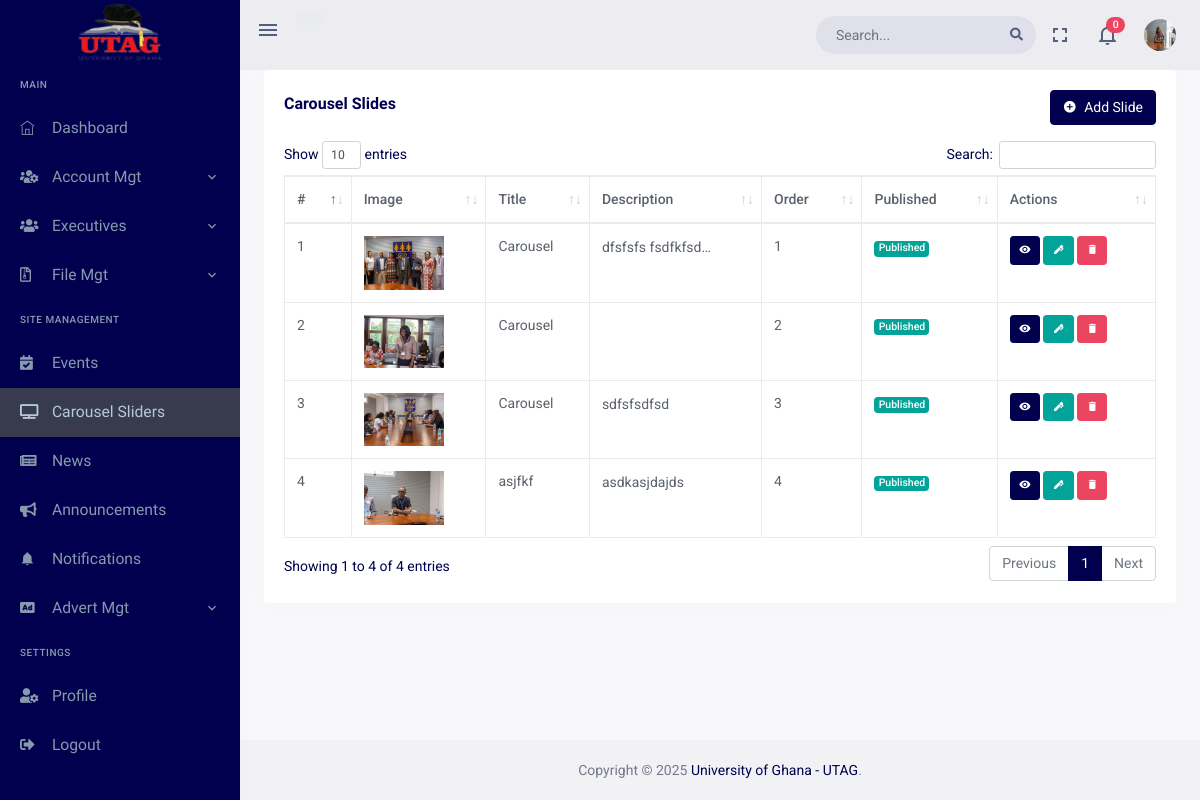
/dashboard/carousel/ (signed in), run on the app's committed database.
### accounts/models.py (models this page shows, shortened)
class User(AbstractBaseUser, PermissionsMixin):
    TITLE_CHOICES = (
        ('Prof.', 'Prof.'),
        ('Dr.', 'Dr.'),
        ('Mr.', 'Mr.'),
        ('Mrs.', 'Mrs.'),
    )
    GENDER_CHOICES = (
        ('Male', 'Male'),
        ('Female', 'Female')
    )
    EXECUTIVE_POSITION_CHOICES = (
        ('President', 'President'),
        ('Vice President', 'Vice President'),
        ('Secretary', 'Secretary'),
        ('Treasurer', 'Treasurer'),
        ('Committee Member', 'Committee Member'),
    )
    title = models.CharField(max_length=5, choices=TITLE_CHOICES)
    first_name = models.CharField(max_length=30)
    other_name = models.CharField(max_length=30, blank=True, null=True)
    last_name = models.CharField(max_length=30)
    gender = models.CharField(max_length=10, choices=GENDER_CHOICES)
    profile_pic = models.ImageField(upload_to='profile_pictures/', blank=True, null=True)
    email = models.EmailField(unique=True)
    email_sent = models.BooleanField(default=False)
    phone_number = models.CharField(max_length=15, blank=True, null=True)
    department = models.CharField(max_length=50, blank=True, null=True)
    created_from_dashboard = models.BooleanField(default=False)
    created_by = models.ForeignKey('self', on_delete=models.CASCADE, blank=True, null=True)
    is_bulk_creation = models.BooleanField(default=False)
    created_at = models.DateTimeField(auto_now_add=True)
    updated_at = models.DateTimeField(auto_now=True)
    is_staff = models.BooleanField(default=False)
    is_superuser = models.BooleanField(default=False)
    executive_image = models.ImageField(upload_to='executive_images/', blank=True, null=True)
    executive_position = models.CharField(max_length=30, choices=EXECUTIVE_POSITION_CHOICES, blank=True, null=True)
    fb_profile_url = models.URLField(blank=True, null=True)
    twitter_profile_url = models.URLField(blank=True, null=True)
    linkedin_profile_url = models.URLField(blank=True, null=True)
    date_appointed = models.DateField(null=True, blank=True)
    date_ended = models.DateField(null=True, blank=True)
    is_active_executive = models.BooleanField(default=False)
    objects = UserManager()
    USERNAME_FIELD = 'email'
    REQUIRED_FIELDS = ['title', 'first_name', 'last_name', 'gender']
    def get_full_name(self):
        if self.other_name:
            return f'{self.title} {self.first_name} {self.other_name} {self.last_name}'
        else:
            return f'{self.title} {self.first_name} {self.last_name}'
    def get_profile_pic_url(self):
        return self.profile_pic.url if self.profile_pic else '/static/dashboard/assets/images/users/profile.png'
    class Meta:
        permissions = [
        ('view_dashboard', 'Can view dashboard'),
        ('add_admin', 'Can add admin'),
        ('change_admin', 'Can change admin'),
        ('delete_admin', 'Can delete admin'),
        ('view_admin', 'Can view admin'),
        ('add_executive', 'Can add executive'),
        ('change_executive', 'Can change executive'),
        ('delete_executive', 'Can delete executive'),
        ('view_executive', 'Can view executive'),
        ('add_member', 'Can add member'),
        ('change_member', 'Can change member'),
        ('delete_member', 'Can delete member'),
        ('view_member', 'Can view member'),
        ]

### dashboard/models.py (models this page shows, shortened)
class CarouselSlide(models.Model):
    title = models.CharField(max_length=255, blank=True, null=True)
    description = models.TextField(blank=True, null=True)
    image = models.ImageField(upload_to='carousel_images/')
    order = models.PositiveIntegerField(default=0)
    is_published = models.BooleanField(default=False)
    class Meta:
        ordering = ['order']

### dashboard/views/carousel.py (the view)
# urls.py: path('carousel/', views.CarouselSlideListView.as_view(), name='carousel_slide_list'),
class CarouselSlideListView(View):
    template_name = 'dashboard_pages/carousel_slides.html'
    def get(self, request):
        slides = CarouselSlide.objects.all()
        notifications = Notification.objects.filter(user=request.user).order_by('-created_at')[:5]
        notification_count = Notification.objects.filter(user=request.user, status='UNREAD').count()
        context = {
            'carousel_slides': slides,
            'notification_count': notification_count,
            'notifications': notifications
        }
        return render(request, self.template_name, context)

### dashboard/templates/dashboard_pages/carousel_slides.html (shortened to what this page needs)
{% extends "base/dashboard_base.html" %}
{% load static %}
{% block content %}
<div class="page-content">
  <div class="container-fluid">
    <div class="row">
      <div class="col-12">
        <div class="card">
          <div class="card-body">
            <div class="row align-items-center">
              <div class="col-md-8">
                <h4 class="card-title">Carousel Slides</h4>
              </div>
              {% if perms.dashboard.add_carouselslide  %}
              <div class="col-md-4">
                <div class="float-end d-none d-md-block">
                  <a class="btn btn-primary" href="{% url 'dashboard:carousel_slide_create' %}">
                    <i class="mdi mdi-plus-circle me-1"></i> Add Slide
                  </a>
                </div>
              </div>
              {% endif %}
            </div>
            <div class="mt-3">
              <table id="datatable" class="table table-bordered dt-responsive nowrap" style="border-collapse: collapse; border-spacing: 0; width: 100%;">
                <thead>
                  <tr>
                    <th>#</th>
                    <th>Image</th>
                    <th>Title</th>
                    <th>Description</th>
                    <th>Order</th>
                    <th>Published</th>
                    <th>Actions</th>
                  </tr>
                </thead>
                <tbody>
                  {% for slide in carousel_slides %}
                  <tr>
                    <td>{{ forloop.counter }}</td>
                    <td>
                      <img src="{{ slide.image.url }}" alt="{{ slide.title }}" class="img-fluid" width="80" height="60">
                    </td>
                    <td>{{ slide.title }}</td>
                    <td>{{ slide.description|safe|truncatechars:20 }}</td>
                    <td>{{ slide.order }}</td>
                    <td>
                      {% if slide.is_published %}
                      <span class="badge bg-success">Published</span>
                      {% else %}
                      <span class="badge bg-warning">Draft</span>
                      {% endif %}
                    </td>
                    <td>
                      <a href="#" class="btn btn-primary btn-sm" data-bs-toggle="modal" data-bs-target="#slideModal_{{ slide.id }}" title="View">
                        <i class="mdi mdi-eye"></i>
                      </a>
                      {% if perms.dashboard.change_carouselslide  %}
                      <a href="{% url 'dashboard:carousel_slide_update' slide_id=slide.id %}" class="btn btn-success btn-sm" title="Edit">
                        <i class="mdi mdi-pen"></i>
                      </a>
                      {% endif %}
                      {% if perms.dashboard.delete_carouselslide  %}
                      <a href="{% url 'dashboard:carousel_slide_delete' slide_id=slide.id %}" class="btn btn-danger btn-sm" onclick="return confirm('Are you sure you want to delete this slide?');" title="Delete">
                        <i class="mdi mdi-delete"></i>
                      </a>
                      {% endif %}
                    </td>
                  </tr>
                  {% endfor %}
                </tbody>
              </table>
            </div>
          </div>
        </div>
      </div>
    </div>
  </div>
</div>
{% endblock content %}
{% block my_styles %}
 <link href="{% static 'dashboard/assets/libs/datatables.net-bs4/css/dataTables.bootstrap4.min.css' %}" rel="stylesheet" type="text/css">
 <link href="{% static 'dashboard/assets/libs/datatables.net-buttons-bs4/css/buttons.bootstrap4.min.css' %}" rel="stylesheet" type="text/css">
 <link href="{% static 'dashboard/assets/libs/datatables.net-responsive-bs4/css/responsive.bootstrap4.min.css' %}" rel="stylesheet" type="text/css">
{% endblock my_styles %}

### dashboard/templates/includes/dash_header.html (shortened to what this page needs)
{% load static %}
<header id="page-topbar">
    <div class="navbar-header">
        <div class="d-flex">
            <div class="navbar-brand-box">
                <a href="{% url 'website:index' %}" class="logo logo-light">
                    <span class="logo-lg">
                        <img src="{% static 'dashboard/assets/images/utag_ug.png' %}" alt="" height="80">
                    </span>
                </a>
            </div>
            <button type="button" class="btn btn-sm px-3 font-size-24 header-item waves-effect" id="vertical-menu-btn">
                <i class="mdi mdi-menu"></i>
            </button>
            <div class="d-none d-sm-block">
                <div class="pt-3 d-inline-block">
                    {% if user.is_authenticated %}
                    <p class="btn btn-secondary">
                    </p>
                    {% endif %}
                </div>
            </div>
        </div>
        <div class="d-flex">
            <form class="app-search d-none d-lg-block">
                <div class="position-relative">
                    <input type="text" class="form-control" placeholder="Search...">
                    <span class="fa fa-search"></span>
                </div>
            </form>
            <div class="dropdown d-none d-lg-inline-block">
                <button type="button" class="btn header-item noti-icon waves-effect" data-bs-toggle="fullscreen">
                    <i class="mdi mdi-fullscreen"></i>
                </button>
            </div>
            <div class="dropdown d-inline-block">
                <button type="button" class="btn header-item noti-icon waves-effect" id="page-header-notifications-dropdown" data-bs-toggle="dropdown" aria-haspopup="true" aria-expanded="false">
                    <i class="mdi mdi-bell-outline"></i>
                    <span class="badge bg-danger rounded-pill">{{ notification_count }}</span>
                </button>
            </div>
            <div class="dropdown d-inline-block">
                <button type="button" class="btn header-item waves-effect" id="page-header-user-dropdown" data-bs-toggle="dropdown" aria-haspopup="true" aria-expanded="false">
                    <img class="rounded-circle header-profile-user" src="{% if request.user.profile_pic %} {{ request.user.get_profile_pic_url }} {% else %} {% static 'dashboard/assets/images/users/profile.png' %} {% endif %}" alt="Header Avatar">
                </button>
            </div>
        </div>
    </div>
</header>

### data on the page
User: profile_pic (picture)
CarouselSlide: image (picture), title "Carousel", description "dfsfsfs fsdfkfsd…", order "1", is_published "Published"
CarouselSlide: image (picture), title "Carousel", order "2", is_published "Published"
CarouselSlide: image (picture), title "Carousel", description "sdfsfsdfsd", order "3", is_published "Published"
CarouselSlide: image (picture), title "asjfkf", description "asdkasjdajds", order "4", is_published "Published"

### other printed values
{{ notification_count }} "0"
